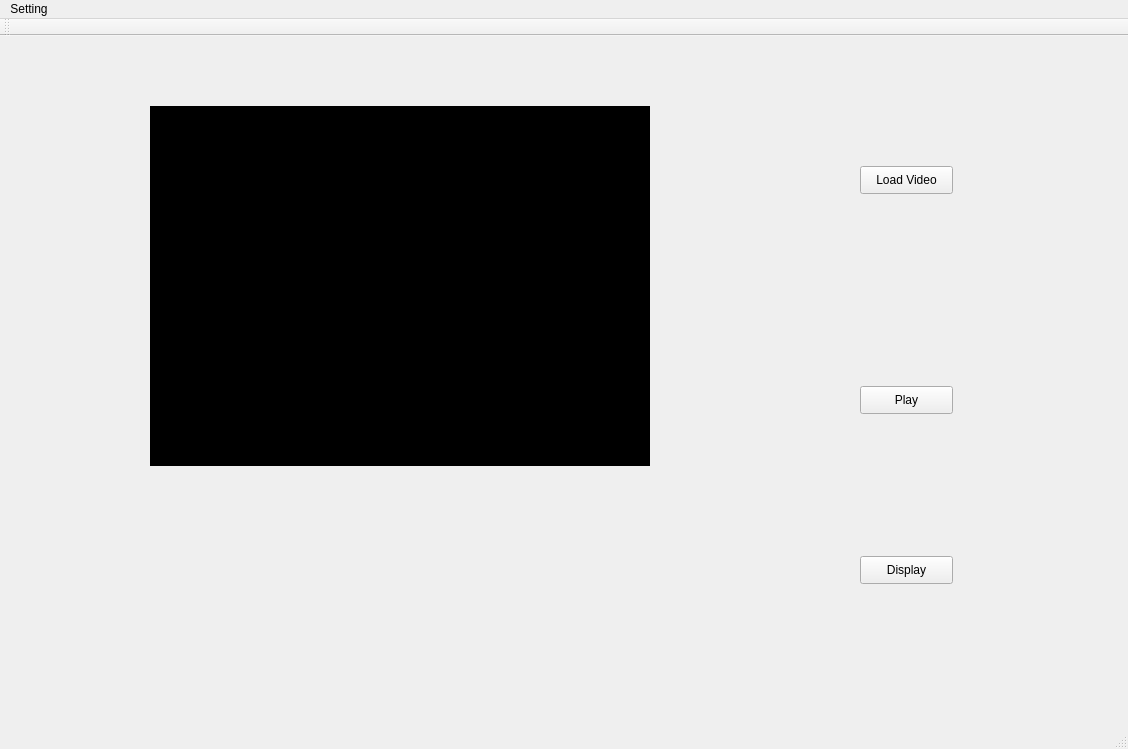
<?xml version="1.0" encoding="UTF-8"?>
<ui version="4.0">
 <class>Video_playClass</class>
 <widget class="QMainWindow" name="Video_playClass">
  <property name="geometry">
   <rect>
    <x>0</x>
    <y>0</y>
    <width>1128</width>
    <height>749</height>
   </rect>
  </property>
  <property name="windowTitle">
   <string>Video_play</string>
  </property>
  <widget class="QWidget" name="centralWidget">
   <widget class="QPushButton" name="loadVideo">
    <property name="geometry">
     <rect>
      <x>860</x>
      <y>130</y>
      <width>93</width>
      <height>28</height>
     </rect>
    </property>
    <property name="text">
     <string>Load Video</string>
    </property>
   </widget>
   <widget class="QPushButton" name="playVideo">
    <property name="geometry">
     <rect>
      <x>860</x>
      <y>350</y>
      <width>93</width>
      <height>28</height>
     </rect>
    </property>
    <property name="text">
     <string>Play</string>
    </property>
   </widget>
   <widget class="QLabel" name="label">
    <property name="geometry">
     <rect>
      <x>150</x>
      <y>70</y>
      <width>500</width>
      <height>360</height>
     </rect>
    </property>
    <property name="autoFillBackground">
     <bool>false</bool>
    </property>
    <property name="styleSheet">
     <string notr="true">Background-color: #000;</string>
    </property>
    <property name="text">
     <string/>
    </property>
   </widget>
   <widget class="QLabel" name="dispalyMessage">
    <property name="geometry">
     <rect>
      <x>150</x>
      <y>540</y>
      <width>591</width>
      <height>16</height>
     </rect>
    </property>
    <property name="text">
     <string/>
    </property>
   </widget>
   <widget class="QPushButton" name="DisplayDatafromDialog">
    <property name="geometry">
     <rect>
      <x>860</x>
      <y>520</y>
      <width>93</width>
      <height>28</height>
     </rect>
    </property>
    <property name="text">
     <string>Display</string>
    </property>
   </widget>
  </widget>
  <widget class="QMenuBar" name="menuBar">
   <property name="geometry">
    <rect>
     <x>0</x>
     <y>0</y>
     <width>1128</width>
     <height>26</height>
    </rect>
   </property>
   <widget class="QMenu" name="menuSetting">
    <property name="title">
     <string>Setting</string>
    </property>
    <addaction name="actionFeature"/>
   </widget>
   <addaction name="menuSetting"/>
  </widget>
  <widget class="QToolBar" name="mainToolBar">
   <attribute name="toolBarArea">
    <enum>TopToolBarArea</enum>
   </attribute>
   <attribute name="toolBarBreak">
    <bool>false</bool>
   </attribute>
  </widget>
  <widget class="QStatusBar" name="statusBar"/>
  <action name="actionFeature">
   <property name="text">
    <string>Feature</string>
   </property>
  </action>
 </widget>
 <layoutdefault spacing="6" margin="11"/>
 <resources>
  <include location="video_play.qrc"/>
 </resources>
 <connections>
  <connection>
   <sender>DisplayDatafromDialog</sender>
   <signal>clicked()</signal>
   <receiver>dispalyMessage</receiver>
   <slot>show()</slot>
   <hints>
    <hint type="sourcelabel">
     <x>906</x>
     <y>573</y>
    </hint>
    <hint type="destinationlabel">
     <x>445</x>
     <y>587</y>
    </hint>
   </hints>
  </connection>
 </connections>
</ui>
